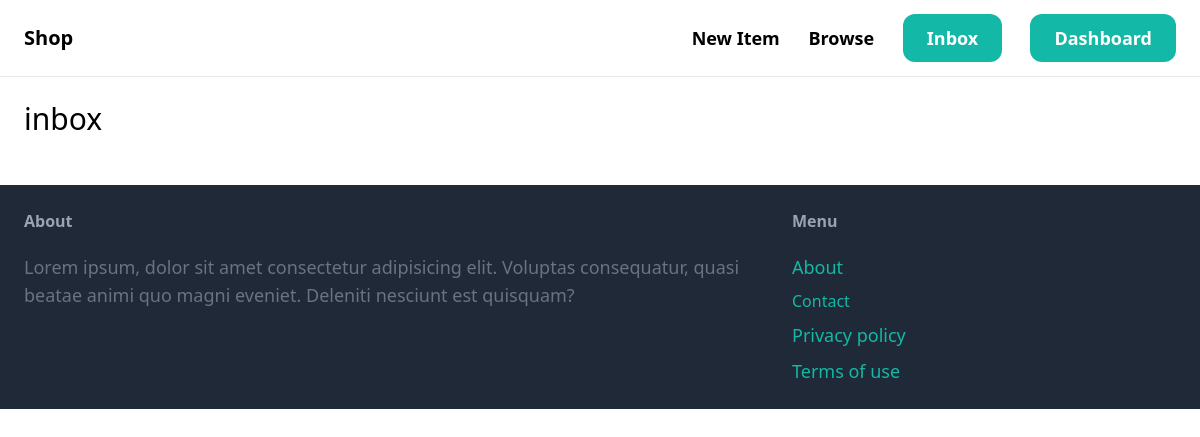
Before: /inbox/ (signed in) with the older database file.
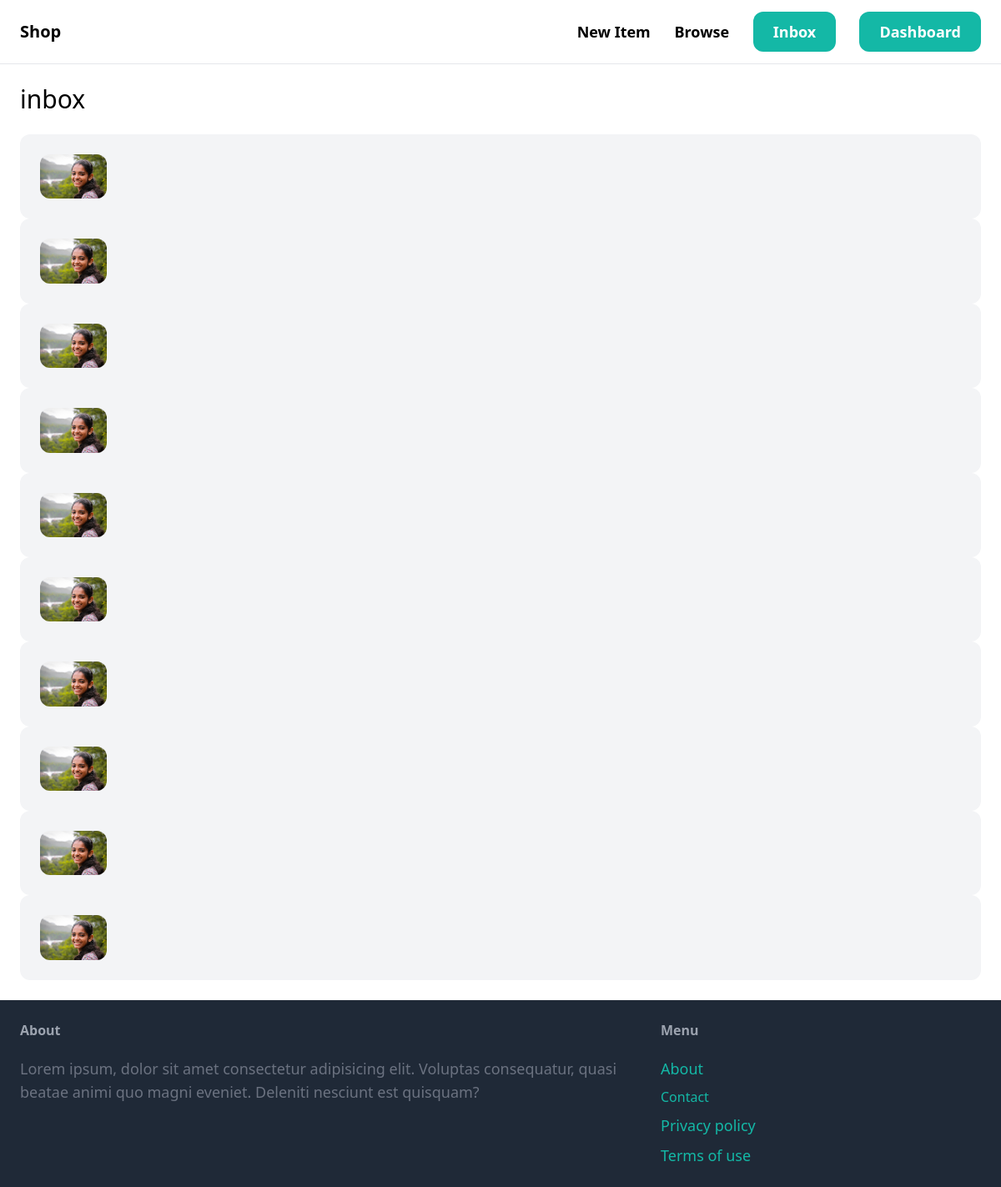
After: the same page with the newer database file.
### conversation/models.py (models this page shows)
class Conversation(models.Model):
	item = models.ForeignKey(Item, related_name = 'conversations',on_delete=models.CASCADE)
	members=models.ManyToManyField(User,related_name = 'conversations')
	created_at=models.DateTimeField(auto_now_add = True)
	modified_at=models.DateTimeField(auto_now= True)
	class Meta:
		ordering=('-modified_at',)

### items/models.py (models this page shows, shortened)
class Item(models.Model):
	category=models.ForeignKey(Category, related_name='items',on_delete=models.CASCADE)
	name = models.CharField(max_length=255)
	description = models.TextField(blank=True, null=True)
	price = models.DecimalField(max_digits=9, decimal_places=2)
	image = models.ImageField(upload_to='item_images',blank=True,null=True)
	is_sold = models.BooleanField(default=False)
	created_by = models.ForeignKey(User, related_name='items',on_delete=models.CASCADE)
	created_at = models.DateTimeField(auto_now_add=True)

### conversation/views.py (the view)
# urls.py: path('',views.inbox,name='inbox')
@login_required
def inbox(request):
	conversations=Conversation.objects.filter(members__in=[request.user.id])
	return render(request,'conversation/inbox.html',locals())

### conversation/templates/conversation/inbox.html (shortened to what this page needs)
{% extends 'core/base.html'  %}
{% block content %}
<h1 class="mb-6 text-3xl">inbox</h1>
<div class="space-y-6">
    {% for conversation in conversations %}
    <a href="{%url 'conversation:detail' conversation.id%}">
        <div class="p-6 flex bg-gray-100 rounded-xl">
            <div class="pr-6">
                <img src="{{ conversation.item.image.url }}"  class="w-20 rounded-xl">
            </div>
        </div>
    </a>
    {%endfor%}
</div>
{% endblock %}

### core/templates/core/base.html (shortened to what this page needs)
<!DOCTYPE html>
<html lang="en">
<head>
    <script src="https:cdn.tailwindcss.com"></script>
</head>
<body>
    <nav class="py-6 px-6 flex justify-between items-center border-b border-gray-200">
        <a href="/"class="text-xl font-semibold">Shop</a>
        <div class="space-x-6">
            <a href="{% url 'items:new' %}" class="text-lg font-semibold hover:text-gray-500">
                New Item
            </a>
            <a href="{% url 'items:items' %}" class="text-lg font-semibold hover:text-gray-500">
                Browse
            </a>
            <a href="{% url 'conversation:inbox'%}" class="px-6 py-3 text-lg font-semibold bg-teal-500 text-white rounded-xl hover:bg-teal-700">Inbox</a>
            <a href="{% url 'dashboard:index'%}" class="px-6 py-3 text-lg font-semibold bg-teal-500 text-white rounded-xl hover:bg-gray-700">Dashboard</a>
        </div>
    </nav>
    <div class="px-6 py-6">
        {% block content%}
        {%endblock%}
    </div>
    <footer class="py-6 px-6 flex justify-between bg-gray-800">
        <div class="w-2/3 pr-10">
            <h3 class="mb-5 font-semibold text-gray-400">About</h3>
            <p class="text-lg text-gray-500">
                Lorem ipsum, dolor sit amet consectetur adipisicing elit. Voluptas consequatur, quasi beatae animi quo magni eveniet. Deleniti nesciunt est quisquam?
            </p>
        </div>
        <div class="w-1/3">
            <h3 class="mb-5 font-semibold text-gray-400">Menu</h3>
            <ul class="space-y-2">
                <li><a href="#" class="text-lg text-teal-500 hover:teal-700">About</a></li>
                <li><a href="{% url 'core:contact' %}" class="otext-lg text-teal-500 hover:teal-700">Contact</a></li>
                <li><a href="#" class="text-lg text-teal-500 hover:teal-700">Privacy policy</a></li>
                <li><a href="#" class="text-lg text-teal-500 hover:teal-700">Terms of use</a></li>
            </ul>
        </div>
    </footer>
</body>
</html>

Changed rows visible on the page:
added Conversation: item.image (picture)
added Conversation: item.image (picture)
added Conversation: item.image (picture)
added Conversation: item.image (picture)
added Conversation: item.image (picture)
added Conversation: item.image (picture)
added Conversation: item.image (picture)
added Conversation: item.image (picture)
added Conversation: item.image (picture)
added Conversation: item.image (picture)
